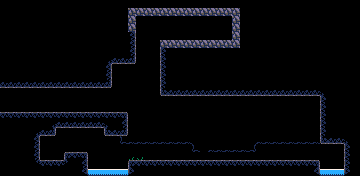

A 2D game scene composited from a Tiled map and its tileset images. What follows is a short description and the map's XML, with each tile layer's data collapsed to a summary:
An orthogonal 45x22 tile map with 8x8 px tiles, 1 tile layer (Tiles) and 16 objects (16x entity).

<map version="1.10" tiledversion="1.11.2" orientation="orthogonal" renderorder="right-down" width="45" height="22" tilewidth="8" tileheight="8" infinite="0" nextlayerid="3" nextobjectid="23">
 <properties>
  <property name="outdoors" type="bool" value="true" />
 </properties>
 <tileset firstgid="1" source="tileset.tsx" />
 <layer id="1" name="Tiles" width="45" height="22">
  <data>[990 cells, 753 non-empty, 24 distinct tile ids]</data>
 </layer>
 <objectgroup id="2" name="Objects">
  <object id="1" name="boss" type="entity" x="144" y="152" width="8" height="8" />
  <object id="22" name="spring" type="entity" x="176" y="32" width="8" height="8" />
  <object id="3" name="stalactite" type="entity" x="200" y="96" width="8" height="8">
   <properties>
    <property name="variant" type="int" value="3" />
   </properties>
  </object>
  <object id="8" name="stalactite" type="entity" x="184" y="96" width="8" height="8">
   <properties>
    <property name="variant" type="int" value="2" />
   </properties>
  </object>
  <object id="10" name="stalactite" type="entity" x="216" y="96" width="8" height="8">
   <properties>
    <property name="variant" type="int" value="3" />
   </properties>
  </object>
  <object id="11" name="stalactite" type="entity" x="232" y="96" width="8" height="8">
   <properties>
    <property name="variant" type="int" value="2" />
   </properties>
  </object>
  <object id="19" name="stalactite" type="entity" x="272" y="96" width="8" height="8">
   <properties>
    <property name="variant" type="int" value="2" />
   </properties>
  </object>
  <object id="13" name="stalactite" type="entity" x="240" y="96" width="8" height="8">
   <properties>
    <property name="variant" type="int" value="1" />
   </properties>
  </object>
  <object id="18" name="stalactite" type="entity" x="288" y="96" width="8" height="8">
   <properties>
    <property name="variant" type="int" value="1" />
   </properties>
  </object>
  <object id="14" name="stalactite" type="entity" x="256" y="96" width="8" height="8">
   <properties>
    <property name="variant" type="int" value="3" />
   </properties>
  </object>
  <object id="15" name="stalactite" type="entity" x="264" y="96" width="8" height="8">
   <properties>
    <property name="variant" type="int" value="1" />
   </properties>
  </object>
  <object id="16" name="stalactite" type="entity" x="304" y="96" width="8" height="8">
   <properties>
    <property name="variant" type="int" value="3" />
   </properties>
  </object>
  <object id="4" name="stalactite" type="entity" x="208" y="96" width="8" height="8">
   <properties>
    <property name="variant" type="int" value="1" />
   </properties>
  </object>
  <object id="7" name="stalactite" type="entity" x="176" y="96" width="8" height="8">
   <properties>
    <property name="variant" type="int" value="1" />
   </properties>
  </object>
  <object id="21" name="stalactite" type="entity" x="160" y="96" width="8" height="8">
   <properties>
    <property name="variant" type="int" value="3" />
   </properties>
  </object>
  <object id="2" name="water_tank" type="entity" x="256" y="136" width="8" height="8" />
 </objectgroup>
</map>
